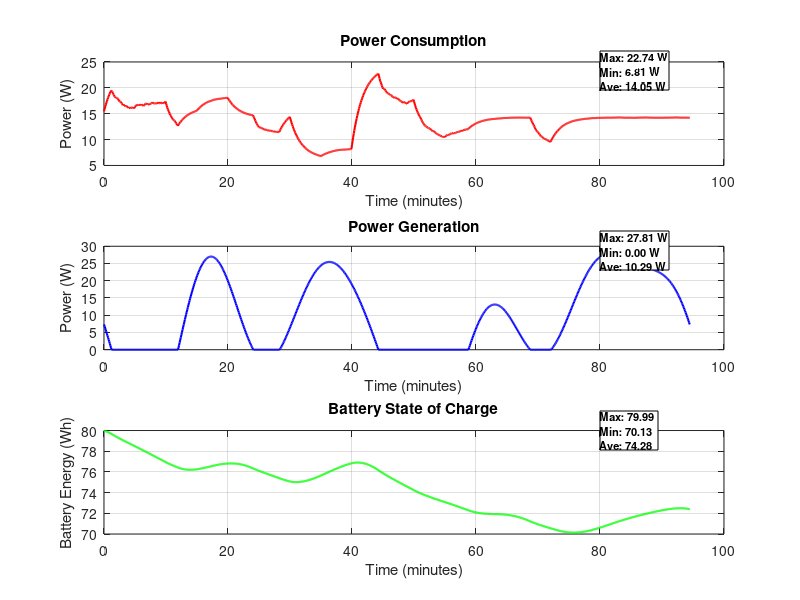

Reproduce this figure in MATLAB. (Note: this script raises an error after producing the figure.)
clc;
clear;
close all;

% --- CubeSat Parameters ---
% Deployable solar panels
A_deploy_7 = 0.0182; % Area of deployable panel with 7 solar panels (m^2)
A_deploy_4 = 0.0104; % Area of deployable panel with 4 solar panels (m^2)
A_deploy_2 = 0.0052; % Area of deployable panel with 2 solar panels (m^2)
eta_7 = 0.267; % Efficiency of panels with 7 cells
eta_4 = 0.267; % Efficiency of panels with 4 cells
eta_2 = 0.267; % Efficiency of panels with 2 cells

G = 1380.69; % Solar irradiance in space (W/m^2)

% --- Orbital Parameters ---
altitude = 500e3; % Altitude of CubeSat (500 km)
Re = 6371e3; % Earth's radius (m)
T_orbit = 2 * pi * sqrt((Re + altitude)^3 / 3.986e14); % Orbital period (s)
t = linspace(0, T_orbit, 1000); % Time vector
omega = 2 * pi / T_orbit; % Orbital angular velocity (rad/s)

% --- Battery Parameters ---
battery_capacity = 100; % Battery capacity (Wh)
battery_level = battery_capacity * 0.8; % Start at 80%
charge_efficiency = 0.9; % Charging losses
discharge_efficiency = 1.1; % Discharge losses

% --- Sun Vector (Earth-Centered Inertial) ---
i = 98.6; % Inclination angle (sun-synchronous)
dec = 23.5; % Sun declination angle (Earth axial tilt)

% --- Power Generation Initialization ---
P_gen_body = zeros(size(t));
P_gen_deploy_7 = zeros(size(t));
P_gen_deploy_4 = zeros(size(t));
P_gen_deploy_2 = zeros(size(t));
P_total = zeros(size(t));

% --- CubeSat Fixed Tilt Angle ---
tilt_angle = 98.73; % Tilt angle of CubeSat (degrees)
R_tilt = [cosd(tilt_angle) 0 sind(tilt_angle); 0 1 0; -sind(tilt_angle) 0 cosd(tilt_angle)];

% --- Attitude Dynamics ---
omega_roll = 2 * pi / (T_orbit / 4);
omega_pitch = 2 * pi / (T_orbit / 3);
omega_yaw = 2 * pi / (T_orbit / 2);

for k = 1:length(t)
    theta = omega * t(k);

    Sun_ECI = [cos(0) * cosd(dec); sind(0) * cosd(dec); sind(dec)];
    Sun_ECI = Sun_ECI / norm(Sun_ECI);

    R_roll = [1 0 0; 0 cos(omega_roll * t(k)) -sin(omega_roll * t(k)); 0 sin(omega_roll * t(k)) cos(omega_roll * t(k))];
    R_pitch = [cos(omega_pitch * t(k)) 0 sin(omega_pitch * t(k)); 0 1 0; -sin(omega_pitch * t(k)) 0 cos(omega_pitch * t(k))];
    R_yaw = [cos(omega_yaw * t(k)) -sin(omega_yaw * t(k)) 0; sin(omega_yaw * t(k)) cos(omega_yaw * t(k)) 0; 0 0 1];

    R_attitude = R_roll * R_pitch * R_yaw * R_tilt;

    Rz = [cos(theta) -sin(theta) 0; sin(theta) cos(theta) 0; 0 0 1];
    Sun_body = R_attitude * (Rz * Sun_ECI);

    P_gen_deploy_7(k) = 2 * A_deploy_7 * G * eta_7 * max(0, Sun_body(1));
    P_gen_deploy_4(k) = 2 * A_deploy_4 * G * eta_4 * max(0, Sun_body(1));
    P_gen_deploy_2(k) = 4 * A_deploy_2 * G * eta_2 * max(0, Sun_body(1));

    P_total(k) = P_gen_deploy_7(k) + P_gen_deploy_4(k) + P_gen_deploy_2(k);
end

% --- Sunlight and Eclipse Periods ---
eclipse_fraction = 0.3778; % of orbit in eclipse
t_sunlight = T_orbit * (1 - eclipse_fraction);
t_eclipse = T_orbit * eclipse_fraction;

% Create Sunlight-Eclipse Profile
sunlight_flag = ones(size(t)); 
sunlight_flag(t > t_sunlight) = 0; % Eclipse portion

% --- Power Consumption Initialization ---
P_consumed = zeros(size(t));
smooth_factor = 0.05; % Smoothing factor
previous_power = 15; % Initial power level

for k = 1:length(t)
    % Base power loads (always on)
    obc_power = 1.0; % OBC (On-Board Computer)
    passive_power = 1.0; % Passive loads

    % ADCS Power
    adcs_power = 4.0 + 0.5 * rand();  % ADCS active

    % Dynamic loads with duty cycle control
    if sunlight_flag(k) == 1  % During Sunlight
        payload_power = 2.0 * mod(floor(t(k) / 300), 2);  % On for 5 min, off for 5 min
        uhf_transmit_power = 8.0 * (mod(floor(t(k) / 600), 2) == 0); % Transmit every 10 min
        x_band_transmit_power = 10.0 * (mod(floor(t(k) / 1200), 2) == 0); % Transmit every 20 min
    else  % During Eclipse
        payload_power = 0;  
        uhf_transmit_power = 1;  % Low-power beacon mode
        x_band_transmit_power = 7.0; % Reduced power
        active_thermal_power = 0;  % No thermal heating in eclipse
    end

    % During Eclipse: Apply Power Reduction
    if P_total(k) == 0  
        eclipse_reduction_factor = 0.5 + 0.25 * rand();  % Random 30-50% reduction
        obc_power = obc_power * eclipse_reduction_factor;
        passive_power = passive_power * eclipse_reduction_factor;
        adcs_power = adcs_power * eclipse_reduction_factor;
        uhf_transmit_power = uhf_transmit_power * eclipse_reduction_factor;
        x_band_transmit_power = x_band_transmit_power * eclipse_reduction_factor;
    end

    % Total Power Consumption
    P_temp = obc_power + adcs_power + passive_power + payload_power + uhf_transmit_power + x_band_transmit_power;
    
    % Smooth Transitions
    P_consumed(k) = smooth_factor * P_temp + (1 - smooth_factor) * previous_power;
    previous_power = P_consumed(k);

    % Battery charge/discharge update
    power_balance = P_total(k) - P_consumed(k);
    energy_change = power_balance * (T_orbit / length(t)) / 3600;  % Convert W to Wh
    
    if power_balance > 0
        battery_level = min(battery_capacity, battery_level + energy_change * charge_efficiency);
    else
        battery_level = max(0, battery_level + energy_change * discharge_efficiency);
    end
    
    battery_energy(k) = battery_level; 
end

% --- Plot Power Data ---
figure;
subplot(3,1,1);
plot(t/60, P_consumed, 'r', 'LineWidth', 1.5);
xlabel('Time (minutes)');
ylabel('Power (W)');
title('Power Consumption');
grid on;

% Display stats neatly in the upper-right corner
max_body = max(P_consumed);
min_body = min(P_consumed);
avg_body = mean(P_consumed);
annotation('textbox', [0.75, 0.85, 0.1, 0.1], 'String', ...
    sprintf('Max: %.2f W\nMin: %.2f W\nAve: %.2f W', max_body, min_body, avg_body), ...
    'FontSize', 8, 'FontWeight', 'bold', 'BackgroundColor', 'white');

subplot(3,1,2);
plot(t/60, P_total, 'b', 'LineWidth', 1.5);
xlabel('Time (minutes)');
ylabel('Power (W)');
title('Power Generation');
grid on;

% Display stats neatly in the upper-right corner
max_deploy_7 = max(P_total);
min_deploy_7 = min(P_total);
avg_deploy_7 = mean(P_total);
annotation('textbox', [0.75, 0.55, 0.1, 0.1], 'String', ...
    sprintf('Max: %.2f W\nMin: %.2f W\nAve: %.2f W', max_deploy_7, min_deploy_7, avg_deploy_7), ...
    'FontSize', 8, 'FontWeight', 'bold', 'BackgroundColor', 'white');

subplot(3,1,3);
plot(t/60, battery_energy, 'g', 'LineWidth', 1.5);
xlabel('Time (minutes)');
ylabel('Battery Energy (Wh)');
title('Battery State of Charge');
grid on;

% Display stats neatly in the upper-right corner
max_deploy_4 = max(battery_energy);
min_deploy_4 = min(battery_energy);
avg_deploy_4 = mean(battery_energy);
annotation('textbox', [0.75, 0.25, 0.1, 0.1], 'String', ...
    sprintf('Max: %.2f \nMin: %.2f \nAve: %.2f ', max_deploy_4, min_deploy_4, avg_deploy_4), ...
    'FontSize', 8, 'FontWeight', 'bold', 'BackgroundColor', 'white');

figure;
yyaxis left
plot(t/60, P_consumed, 'r', 'LineWidth', 1.5);
hold on;
plot(t/60, P_total, 'b', 'LineWidth', 1.5);
xlabel('Time (minutes)');
ylabel('Power (W)');
title('Power Generation, Consumption, and Battery Energy of DSA3C');
legend('Power Consumed', 'Power Generated');
grid on;

yyaxis right
plot(t/60, battery_energy, 'g', 'LineWidth', 1.5);
ylabel('Battery Energy (Wh)');
legend('Power Consumed', 'Power Generated', 'Battery Energy');
hold off;

disp(['Max Power Consumed: ', num2str(max(P_consumed)), ' W']);
disp(['Min Power Consumed: ', num2str(min(P_consumed)), ' W']);
